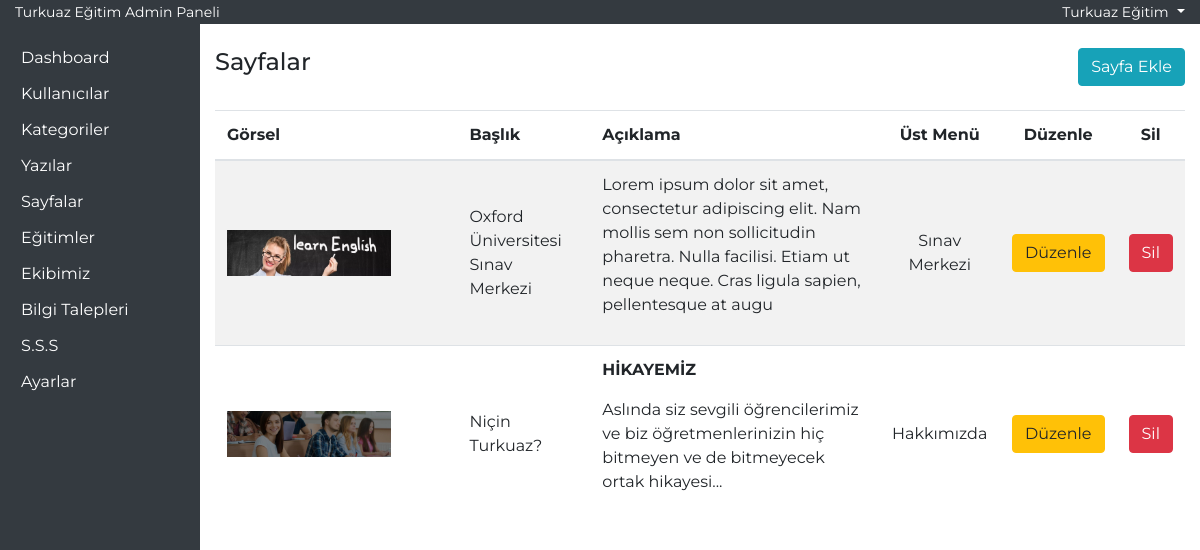
/admin-yntm/sayfalar.php (signed in), run on the app's committed database.
### tables this page shows
CREATE TABLE IF NOT EXISTS `sayfalar` (
  `id` int NOT NULL AUTO_INCREMENT,
  `baslik` varchar(150) NOT NULL,
  `aciklama` varchar(5000) NOT NULL,
  `video` varchar(150) NOT NULL,
  `meta` varchar(250) NOT NULL,
  `gorsel` varchar(150) NOT NULL,
  `alt` varchar(100) NOT NULL,
  `ustMenu` varchar(70) NOT NULL,
  PRIMARY KEY (`id`)
);

### admin-yntm/sayfalar.php (the view, shortened to what this page needs)
<?php
require_once('header.php');
?>
<div class="row">
    <div class="col-md-6">
        <h4>Sayfalar</h4>
    </div>
    <div class="col-md-6 text-right">
        <button type="button" class="btn btn-info" data-toggle="modal" data-target="#sayfaEkle">
            Sayfa Ekle
        </button>
    </div>
</div>
<div class="row pt-4">
    <div class="col-12">
        <table class="table table-striped">
            <thead>
                <tr>
                    <th>Görsel</th>
                    <th>Başlık</th>
                    <th>Açıklama</th>
                    <th class="text-center">Üst Menü</th>
                    <th class="text-center">Düzenle</th>
                    <th class="text-center">Sil</th>
                </tr>
            </thead>
            <tbody>
                <?php
                $pageList = $db->prepare('select * from sayfalar order by id desc');
                $pageList->execute();
                if ($pageList->rowCount()) {
                    foreach ($pageList as $pageListSatir) {
                ?>
                        <tr>
                            <td class="w-25"><img src="<?php echo $pageListSatir['gorsel']; ?>" class="w-75"></td>
                            <td><?php echo $pageListSatir['baslik']; ?></td>
                            <td><?php echo substr($pageListSatir['aciklama'], 0, 180); ?></td>
                            <td class="text-center"><?php echo $pageListSatir['ustMenu']; ?></td>
                            <td class="text-center"><a href="sayfalar.php?updateID=<?php echo $pageListSatir['id']; ?>" class="btn btn-warning">Düzenle</a></td>
                            <td class="text-center"><a href="sayfalar.php?deleteID=<?php echo $pageListSatir['id']; ?>" class="btn btn-danger">Sil</a></td>
                        </tr>
                <?php
                    }
                }
                ?>
            </tbody>
        </table>
    </div>
</div>
<?php require_once('footer.php'); ?>

### css/style.css (style rules this page uses)
* { font-family: 'Montserrat', sans-serif; text-decoration: none !important; }
td { vertical-align: middle !important; }

### data on the page
sayfalar: gorsel (picture), baslik "Oxford Üniversitesi Sınav Merkezi", aciklama "Lorem ipsum dolor sit amet, consectetur adipiscing elit. Nam mollis sem non sollicitudin pharetra. Nulla facilisi. Etiam ut neque neque. Cras ligula sapien, pellentesque at augu", ustMenu "Sınav Merkezi"
sayfalar: gorsel (picture), baslik "Niçin Turkuaz?", aciklama "HİKAYEMİZ Aslında siz sevgili öğrencilerimiz ve biz öğretmenlerinizin hiç bitmeyen ve de bitmeyecek ortak hikayesi...", ustMenu "Hakkımızda"

### other printed values
$_SESSION['user']['adi'] "Turkuaz Eğitim"
